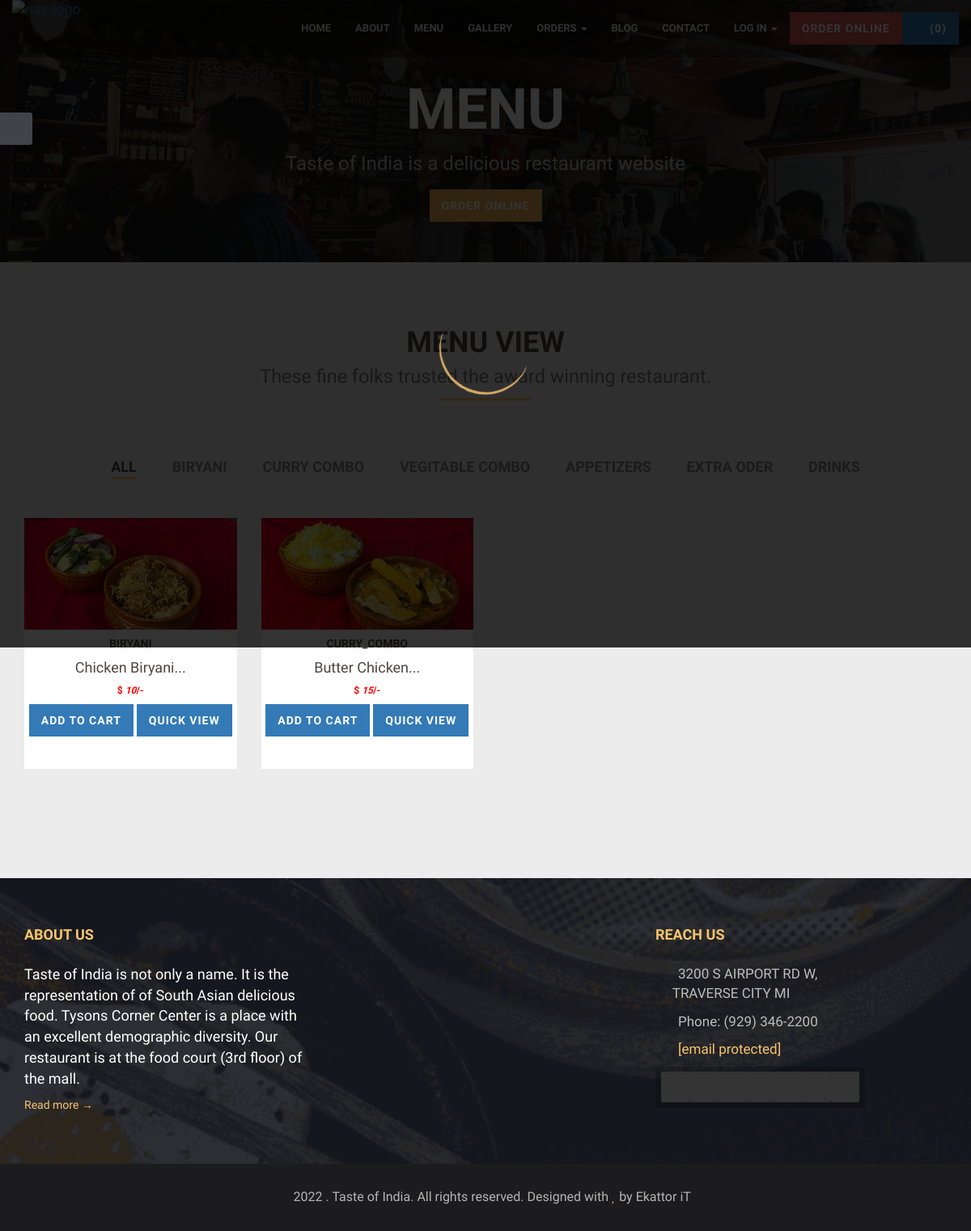
Before: /menu with the older database file.
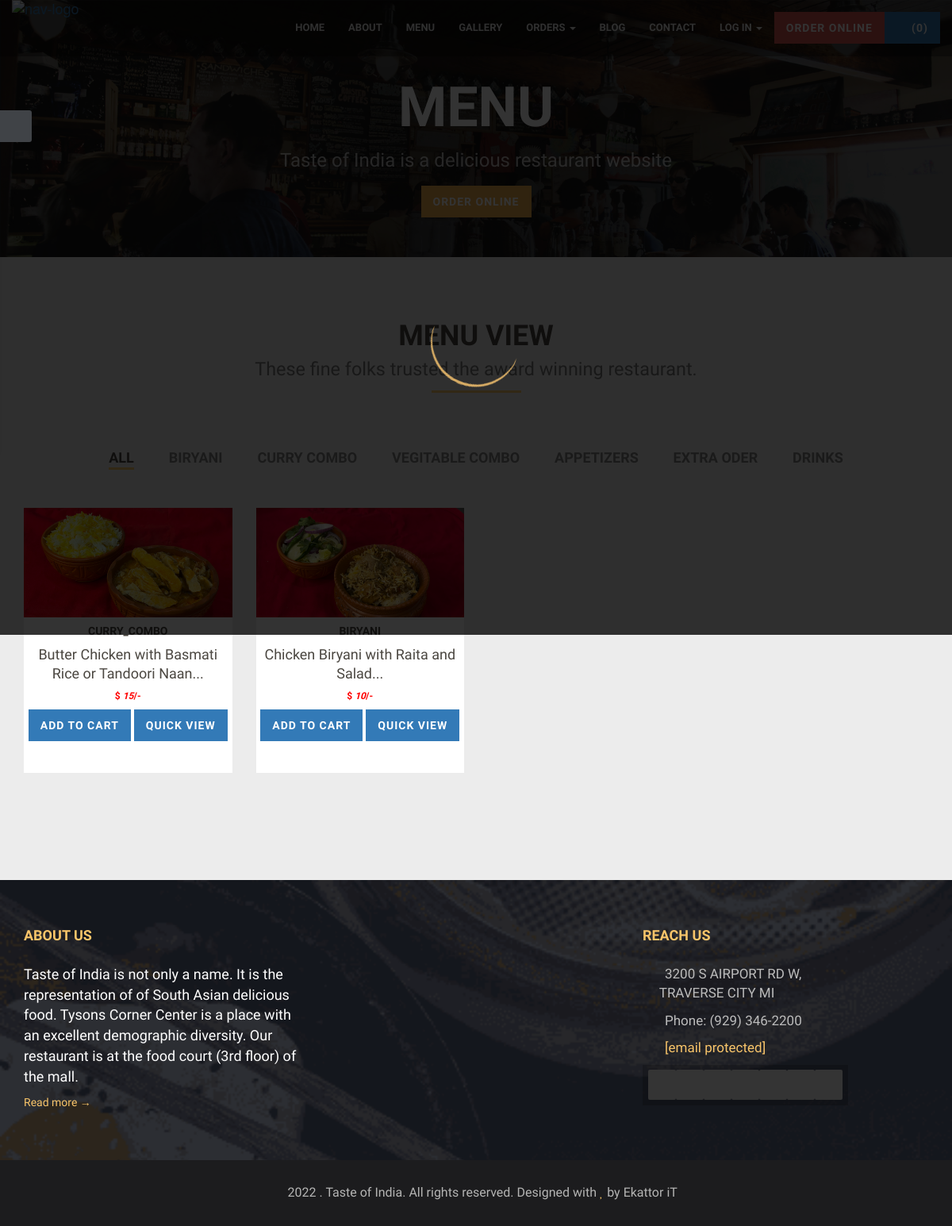
After: the same page with the newer database file.
### dashboard/models.py (models this page shows, shortened)
class Product(models.Model):
    CATEGORY_CHOICES = (
        ('biryani', 'biryani'),
        ('curry_combo', 'curry_combo'),
        ('vegetable_combo', 'vegetable_combo'),
        ('appetizers', 'appetizers'),
        ('extra_order', 'extra_order'),
        ('drinks', 'drinks'),
    )
    product_id = models.AutoField
    product_name = models.CharField(max_length=50)
    category = models.CharField(max_length=50 , choices=CATEGORY_CHOICES, default="")
    price = models.IntegerField(default=0)
    desc = models.CharField(max_length=200)
    pub_date = models.DateField()
    image = models.ImageField(upload_to="food/images", default="")

### home/views.py (the view)
# urls.py: path('menu', views.MenuView.as_view(), name='menu'),  # menu
class MenuView(View):
    def get(self, request):
        print("menu called")
        context = {
            'product': Product.objects.all(),
            'title': "Product",
            'pageview': "Menu"
        }
        return render(request, 'web/menu_grid.html', context)

### templates/web/menu_grid.html (shortened to what the changed rows need)
{% load static %}
<!DOCTYPE html>
<html lang="en">
  <head>
    <link rel="stylesheet" href="{% static 'web/css/bootstrap.min.css' %}" />
    <link rel="stylesheet" href="{% static 'web/css/font-awesome/css/font-awesome.css' %}" />
    <link rel="stylesheet" href="{% static 'web/css/plugin.css' %}" />
    <link rel="stylesheet" href="{% static 'web/css/main.css' %}" />
  </head>
  <body>
    <div class="body">
      <div class="main-wrapper">
        <section class="page_header">
          <div class="container">
            <div class="row">
              <div class="col-md-12 text-center">
                <h2 class="text-uppercase">Menu</h2>
              </div>
            </div>
          </div>
        </section>
        <section class="menu menu2">
          <div class="container">
            <div class="row">
              <div class="col-md-12">
                <div class="page-header wow fadeInDown">
                  <h1>
                    Menu View<small
                      >These fine folks trusted the award winning
                      restaurant.</small
                    >
                  </h1>
                </div>
              </div>
            </div>
            <div class="food-menu wow fadeInUp">
              <div class="row menu-items4">
                {% for i in product %}
                <div class="menu-item4 col-sm-3 col-xs-12 {{i.category}}">
                  <div class="menu-info">
                    <img
                      src="{{i.image.url}}"
                      class="img-responsive"
                      alt=""
                    />
                      <div class="menu4-overlay">
                        <h5 class="card-text" title="{{i.product_name}}">{{i.category|slice:"0:23"}}</h5>
                        <p class="card-title" id="namepr{{i.id}}">{{i.product_name|slice:"0:100"}}...</p>
                                <h6 style="color: #ff0000">$ <i id="pricepr{{i.id}}">{{i.price}}</i>/-</h6>
                                <span id="divpr{{i.id}}" class="divpr">
                                    <button id="pr{{i.id}}" class="btn btn-primary cart">Add to Cart</button>
                                </span>
                                <a href="/shop/productView/{{i.id}}"> <button id="qv{{i.id}}" class="btn btn-primary cart">Quick View</button> </a>
                        <br /><br />
                      </div>
                  </div>
                </div>
                {% endfor %}
              </div>
            </div>
          </div>
        </section>
        <section class="footer">
          <div class="container">
            <div class="row">
              <div class="col-md-4 col-sm-12">
                <h1>About us</h1>
              </div>
              <div class="col-md-4 col-sm-6">
                <h1>Reach us</h1>
              </div>
            </div>
          </div>
        </section>
      </div>
    </div>
  </body>
</html>

Changed rows visible on the page:
removed Product: image (picture), product_name "Chicken Biryani", price "10"
changed Product "CURRY_COMBO": product_name "Butter Chicken" → "Butter Chicken with Basmati Rice or Tandoori Naan"
added Product: image (picture), product_name "Chicken Biryani with Raita and Salad", price "10"
